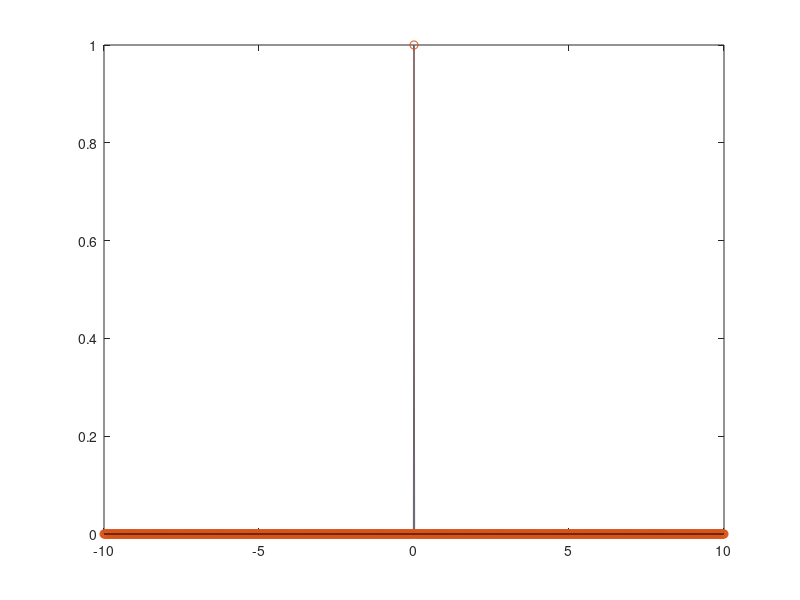

The MATLAB source for this figure:
clc
clear all
close all
t=-10:0.02:10;
for i=1: length(t)
   if t(i)==0
    impulse(i)=1;
   else
     impulse(i)=0;
   end
end
plot(t,impulse)
hold on
stem(t, impulse)